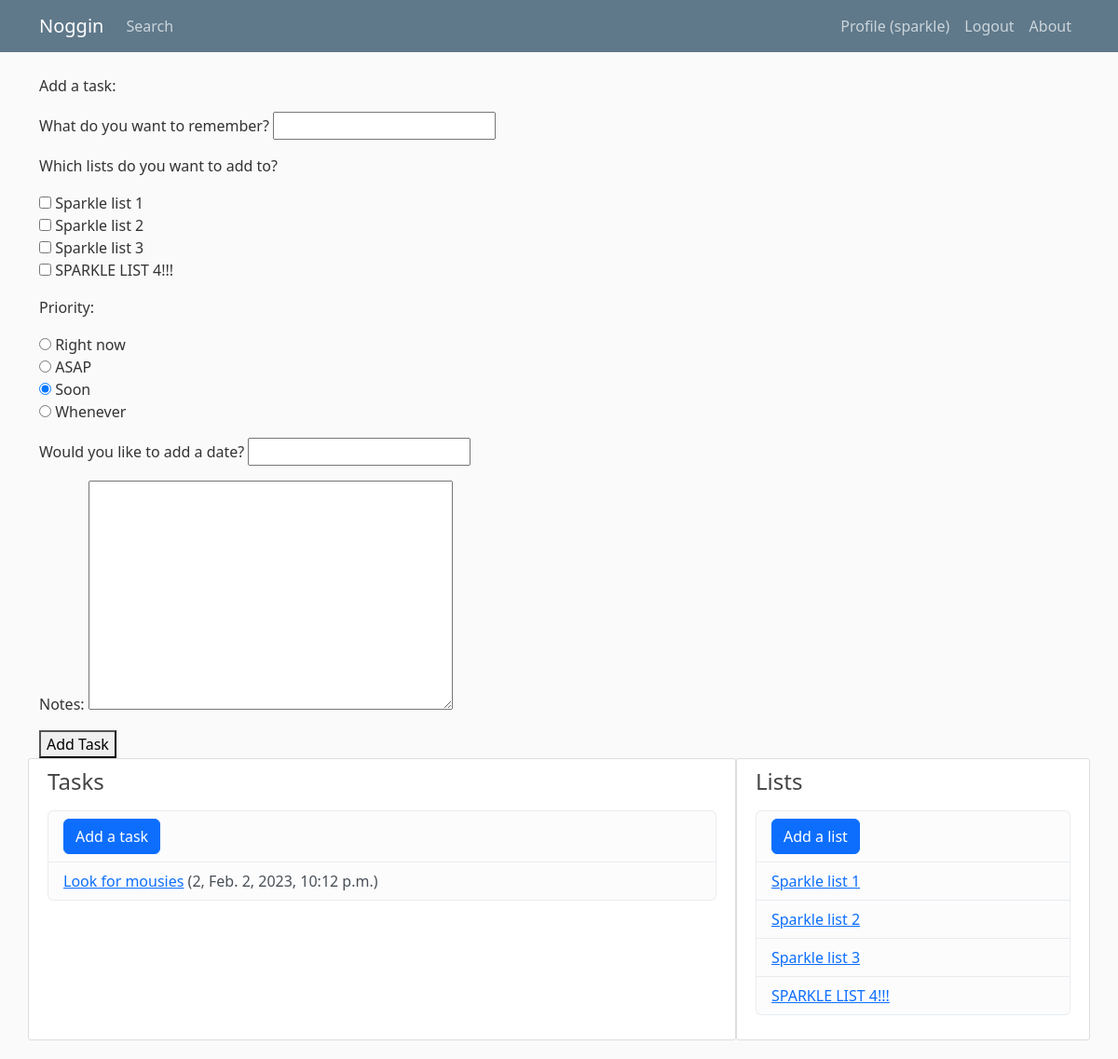
Before: /new_task/ (signed in) with the older database file.
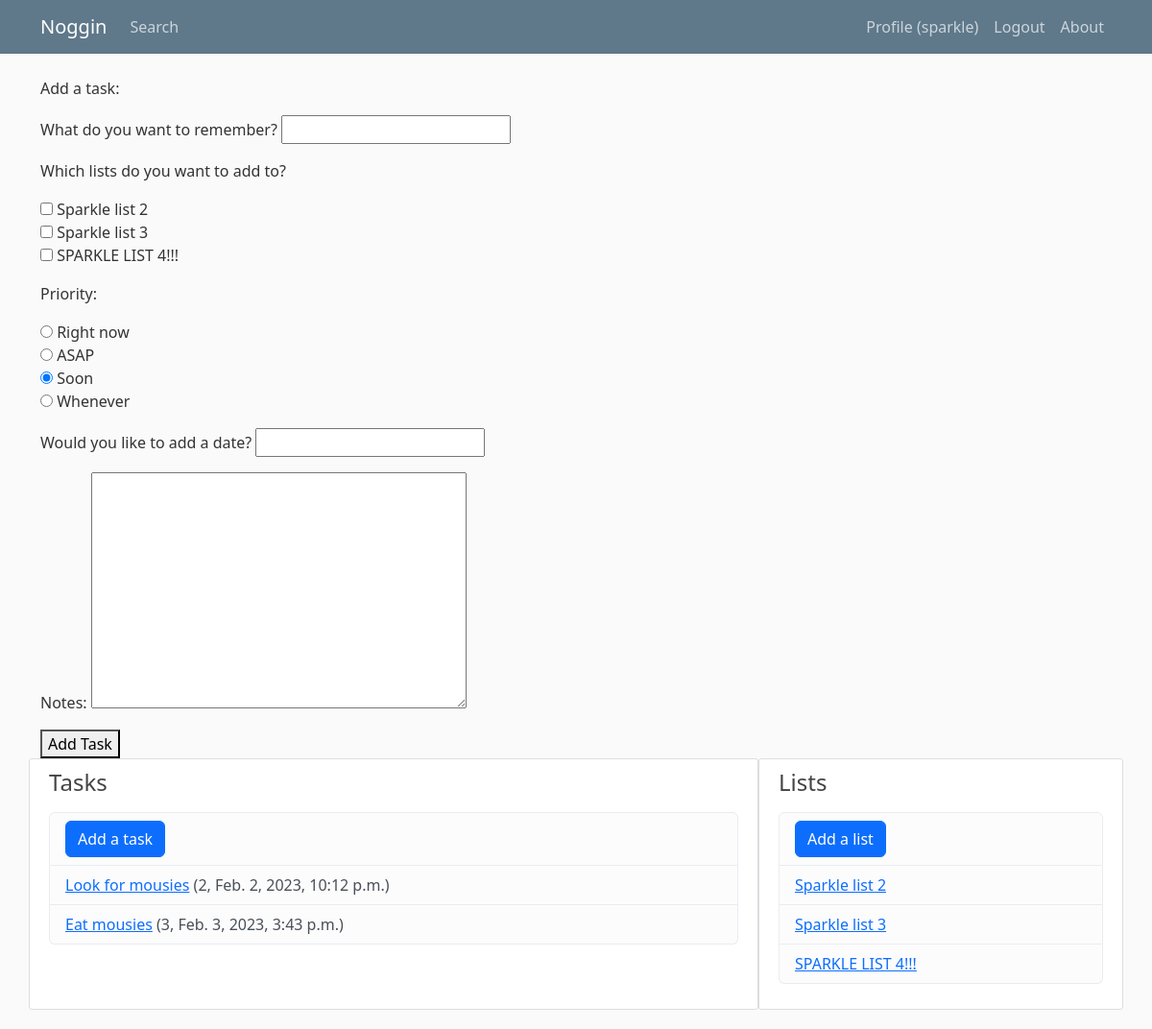
After: the same page with the newer database file.
### tasks/models.py (models this page shows, shortened)
class List(models.Model):
	name = models.CharField(max_length=20)
	display_order = models.IntegerField(default=1)
	owner = models.ForeignKey(User, on_delete=models.CASCADE)
	class Meta:
		ordering = ['display_order']
	def __str__(self):
		return self.name

class Task(models.Model):
	PRIORITIES = (
		(1, 'Right now'),
		(2, 'ASAP'),
		(3, 'Soon'),
		(4, 'Whenever'),
	)
	name = models.CharField(max_length=40)
	notes = models.TextField(blank=True)
	date_added = models.DateTimeField(auto_now_add=True)
	user_date = models.DateTimeField(blank=True, null=True)
	priority = models.IntegerField(choices=PRIORITIES, default=3)
	lists = models.ManyToManyField(List, related_name='tasks')
	owner = models.ForeignKey(User, on_delete=models.CASCADE)
	class Meta:
		ordering = ['priority', '-date_added']

### tasks/views.py (the view, shortened to what this page needs)
# urls.py: path('new_task/', views.new_task, name='new-task'),
@login_required
def new_task(request):
	form = TaskForm(request.user)
	tasks = Task.objects.filter(owner=request.user)
	lists = List.objects.filter(owner=request.user)
	context = {"form": form, "tasks": tasks, "lists": lists}
	return render(request, 'tasks/new_task.html', context)

### tasks/forms.py
class TaskForm(forms.ModelForm):
	class Meta:
		model = Task
		fields = ('name', 'lists', 'priority', 'user_date', 'notes')
		labels = {
		'name': 'What do you want to remember?',
		'lists': 'Which lists do you want to add to?',
		'priority': 'Priority',
		'user_date': 'Would you like to add a date?'
		}
		widgets = {
		'lists': forms.CheckboxSelectMultiple,
		'priority': forms.RadioSelect,
		'user_date': forms.DateInput
		}
	def __init__(self, user, *args, **kwargs):
		super(TaskForm, self).__init__(*args, **kwargs)
		self.fields['lists'].queryset = List.objects.filter(owner=user)

### tasks/templates/tasks/new_task.html (shortened to what this page needs)
{% extends 'tasks/base.html' %}
{% block content %}
<p>Add a task:</p>
<form method="POST">
	{{ form.as_p }}
	<button type="submit">Add Task</button>
</form>
{% endblock %}

### tasks/templates/tasks/base.html (shortened to what this page needs)
{% load static %}
<!DOCTYPE html>
<html lang="en">
<head>
	<link href="https://cdn.jsdelivr.net/npm/bootstrap@5.3.0-alpha1/dist/css/bootstrap.min.css" rel="stylesheet">
	<link rel="stylesheet" type="text/css" href="{% static 'tasks/main.css' %}">
</head>
<body>
	<header class="site-header">
		<nav class="navbar navbar-expand-md navbar-dark bg-steel fixed-top">
			<div class="container">
				<a class="navbar-brand mr-4" href="{% url 'tasks-home' %}">Noggin</a>
				<div class="collapse navbar-collapse" id="navbarToggle">
					<div class="navbar-nav me-auto">
						<a class="nav-item nav-link" href="{% url 'tasks-search' %}">Search</a>
					</div>
					<div class="navbar-nav">
						{% if user.is_authenticated %}
						<a class="nav-item nav-link" href="{% url 'profile' %}">Profile ({{ user.username }})</a>
						<a class="nav-item nav-link" href="{% url 'logout' %}">Logout</a>
						{% else %}
						<a class="nav-item nav-link" href="{% url 'login' %}">Login</a>
						<a class="nav-item nav-link" href="{% url 'register' %}">Register</a>
						{% endif %}
						<a class="nav-item nav-link" href="{% url 'tasks-about' %}">About</a>
					</div>
				</div>
			</div>
		</nav>
	</header>
	<main role="main" class="container">
		<div class="row">
			<div class="col-md-8">
			{% block content %}{% endblock %}
			</div>
						<div class="content-section col-md-8">
				<h4>Tasks</h4>
				<p class='text-muted'>
					<ul class="list-group">
						<li class="list-group-item list-group-item-light"><a class="btn btn-primary me-2" href="{% url 'new-task' %}">Add a task</a></li>
						{% for task in tasks %}
						<li class="list-group-item list-group-item-light">
							<a href="{% url 'tasks-task' task.id %}">{{ task.name }}</a> ({{task.priority}}, {{task.date_added}})</li>
							{% endfor %}
						</ul>
					</p>
				</div>
				<div class="content-section col-md-4">
					<h4>Lists</h4>
					<p class='text-muted'>
						<ul class="list-group">
							<li class="list-group-item list-group-item-light"><a class="btn btn-primary me-2" href="{% url 'new-list' %}">Add a list</a></li>
							{% for list in lists %}
							<li class="list-group-item list-group-item-light">
								<a href="{% url 'tasks-list' list.id %}">{{ list.name }}</a></li>
								{% endfor %}
							</ul>
						</p>
					</div>
				</div>
			</main>
		</body>
		</html>

Changed rows visible on the page:
removed List: name "Sparkle list 1"
added Task: name "Eat mousies", priority "3", date_added "Feb. 3, 2023, 3:43 p.m."
Other visible differences:
form field lists: "☐ ☐ ☐ ☐" → "☐ ☐ ☐"
text no longer shown: "What do you want to remember? Which lists do you want to add to? Sparkle list 1 Sparkle list 2 Sparkle list 3 SPARKLE LIST 4!!! Priority: Right now ASAP Soon Whenever Would you like to add a date? Notes:"
text now shown: "What do you want to remember? Which lists do you want to add to? Sparkle list 2 Sparkle list 3 SPARKLE LIST 4!!! Priority: Right now ASAP Soon Whenever Would you like to add a date? Notes:"
